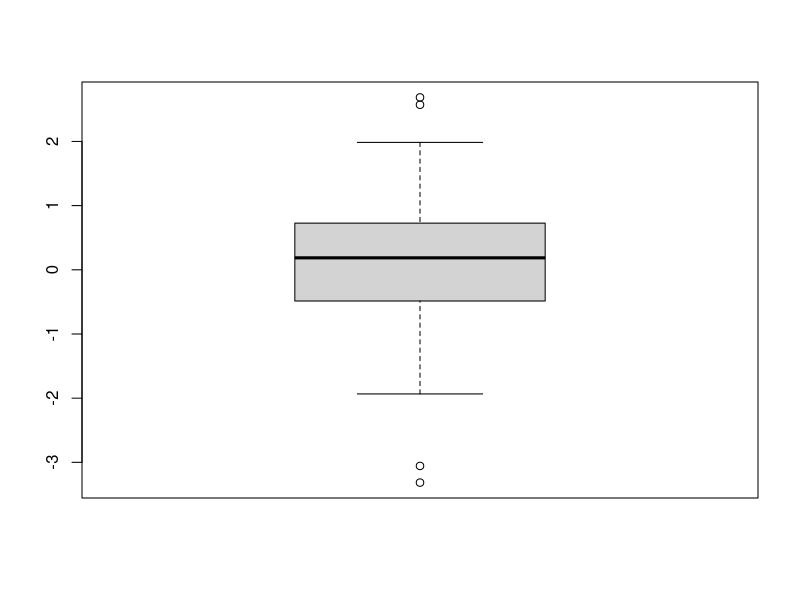
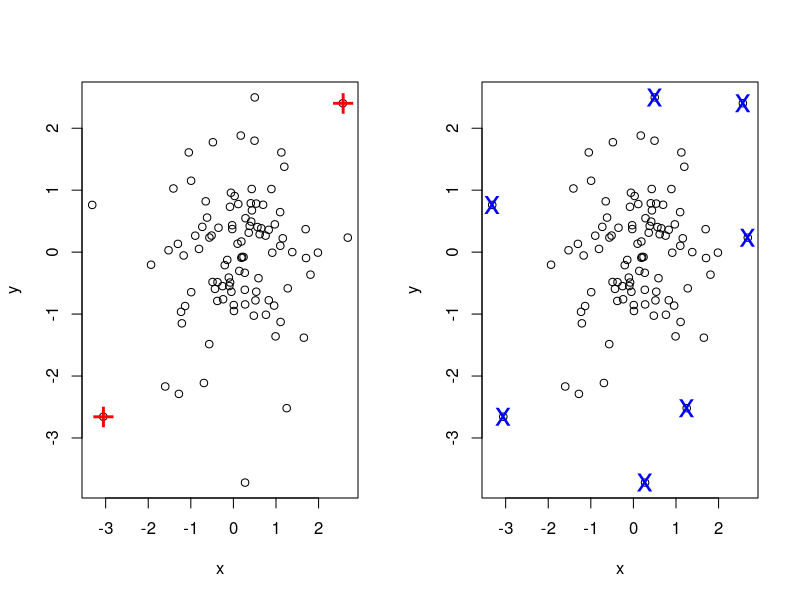

Write R code to recreate these figures, in order.
setwd('C:\\Users\\Ivan.Liuyanfeng\\Desktop\\Data_Mining_Work_Space\\rdatamining')
set.seed(3147)
x <- rnorm(100)
summary(x)
boxplot.stats(x)$out
boxplot(x)
y <- rnorm(100)
df <- data.frame(x, y)
rm(x, y)
head(df)
attach(df)
# find the index of outliers from x
(a <- which(x %in% boxplot.stats(x)$out))
# find the index of outliers from y
(b <- which(y %in% boxplot.stats(y)$out))
detach(df)
# outliers in both x and y
png('outlier-boxplot-stats.png')
par(mfcol=c(1,2))
(outlier.list1 <- intersect(a,b))
plot(df)
points(df[outlier.list1,], col="red", pch="+", cex=2.5)

(outlier.list2 <- union(a,b))
plot(df)
points(df[outlier.list2,], col="blue", pch="x", cex=2)
dev.off()